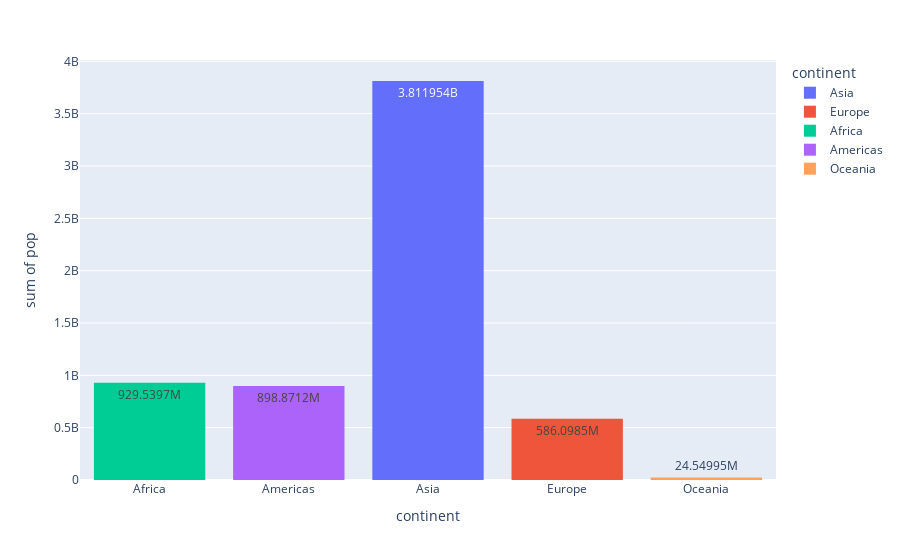

The notebook cell this image was saved under:
### Markdown cell above
## Question 5:

Recreate the barplot below that shows the population of different continents for the year 2007. 

*Hints:*

- Extract the 2007 year data from the dataframe. You have to process the data accordingly
- use [plotly bar](https://plotly.com/python-api-reference/generated/plotly.express.bar)
- Add different colors for different continents
- Sort the order of the continent for the visualisation. Use [axis layout setting](https://plotly.com/python/reference/layout/xaxis/)
- Add text to each bar that represents the population

### Code cell
#load data
df = px.data.gapminder().query("year == 2007")
df.head()

fig = px.histogram(df, x='continent', y='pop', color='continent', text_auto=True)

fig.update_xaxes(categoryorder="category ascending")

fig.show()

### Figure 1 — Plotly figure (JSON) as saved in the notebook; plotly's stock layout.template omitted (floating-point values rounded to 4 significant figures)
{"data": [{"alignmentgroup": "True", "bingroup": "x", "histfunc": "sum", "hovertemplate": "continent=%{x}<br>sum of pop=%{y}<extra></extra>", "legendgroup": "Asia", "marker": {"color": "#636efa", "pattern": {"shape": ""}}, "name": "Asia", "offsetgroup": "Asia", "orientation": "v", "showlegend": true, "texttemplate": "%{value}", "type": "histogram", "x": ["Asia", "Asia", "Asia", "Asia", "Asia", "Asia", "Asia", "Asia", "Asia", "Asia", "Asia", "Asia", "Asia", "Asia", "Asia", "Asia", "Asia", "Asia", "Asia", "Asia", "Asia", "Asia", "Asia", "Asia", "Asia", "Asia", "Asia", "Asia", "Asia", "Asia", "Asia", "Asia", "Asia"], "xaxis": "x", "y": [31889923, 708573, 150448339, 14131858, 1318683096, 6980412, 1110396331, 223547000, 69453570, 27499638, 6426679, 127467972, 6053193, 23301725, 49044790, 2505559, 3921278, 24821286, 2874127, 47761980, 28901790, 3204897, 169270617, 91077287, 27601038, 4553009, 20378239, 19314747, 23174294, 65068149, 85262356, 4018332, 22211743], "yaxis": "y"}, {"alignmentgroup": "True", "bingroup": "x", "histfunc": "sum", "hovertemplate": "continent=%{x}<br>sum of pop=%{y}<extra></extra>", "legendgroup": "Europe", "marker": {"color": "#EF553B", "pattern": {"shape": ""}}, "name": "Europe", "offsetgroup": "Europe", "orientation": "v", "showlegend": true, "texttemplate": "%{value}", "type": "histogram", "x": ["Europe", "Europe", "Europe", "Europe", "Europe", "Europe", "Europe", "Europe", "Europe", "Europe", "Europe", "Europe", "Europe", "Europe", "Europe", "Europe", "Europe", "Europe", "Europe", "Europe", "Europe", "Europe", "Europe", "Europe", "Europe", "Europe", "Europe", "Europe", "Europe", "Europe"], "xaxis": "x", "y": [3600523, 8199783, 10392226, 4552198, 7322858, 4493312, 10228744, 5468120, 5238460, 61083916, 82400996, 10706290, 9956108, 301931, 4109086, 58147733, 684736, 16570613, 4627926, 38518241, 10642836, 22276056, 10150265, 5447502, 2009245, 40448191, 9031088, 7554661, 71158647, 60776238], "yaxis": "y"}, {"alignmentgroup": "True", "bingroup": "x", "histfunc": "sum", "hovertemplate": "continent=%{x}<br>sum of pop=%{y}<extra></extra>", "legendgroup": "Africa", "marker": {"color": "#00cc96", "pattern": {"shape": ""}}, "name": "Africa", "offsetgroup": "Africa", "orientation": "v", "showlegend": true, "texttemplate": "%{value}", "type": "histogram", "x": ["Africa", "Africa", "Africa", "Africa", "Africa", "Africa", "Africa", "Africa", "Africa", "Africa", "Africa", "Africa", "Africa", "Africa", "Africa", "Africa", "Africa", "Africa", "Africa", "Africa", "Africa", "Africa", "Africa", "Africa", "Africa", "Africa", "Africa", "Africa", "Africa", "Africa", "Africa", "Africa", "Africa", "Africa", "Africa", "Africa", "Africa", "Africa", "Africa", "Africa", "Africa", "Africa", "Africa", "Africa", "Africa", "Africa", "Africa", "Africa", "Africa", "Africa", "Africa", "Africa"], "xaxis": "x", "y": [33333216, 12420476, 8078314, 1639131, 14326203, 8390505, 17696293, 4369038, 10238807, 710960, 64606759, 3800610, 18013409, 496374, 80264543, 551201, 4906585, 76511887, 1454867, 1688359, 22873338, 9947814, 1472041, 35610177, 2012649, 3193942, 6036914, 19167654, 13327079, 12031795, 3270065, 1250882, 33757175, 19951656, 2055080, 12894865, 135031164, 798094, 8860588, 199579, 12267493, 6144562, 9118773, 43997828, 42292929, 1133066, 38139640, 5701579, 10276158, 29170398, 11746035, 12311143], "yaxis": "y"}, {"alignmentgroup": "True", "bingroup": "x", "histfunc": "sum", "hovertemplate": "continent=%{x}<br>sum of pop=%{y}<extra></extra>", "legendgroup": "Americas", "marker": {"color": "#ab63fa", "pattern": {"shape": ""}}, "name": "Americas", "offsetgroup": "Americas", "orientation": "v", "showlegend": true, "texttemplate": "%{value}", "type": "histogram", "x": ["Americas", "Americas", "Americas", "Americas", "Americas", "Americas", "Americas", "Americas", "Americas", "Americas", "Americas", "Americas", "Americas", "Americas", "Americas", "Americas", "Americas", "Americas", "Americas", "Americas", "Americas", "Americas", "Americas", "Americas", "Americas"], "xaxis": "x", "y": [40301927, 9119152, 190010647, 33390141, 16284741, 44227550, 4133884, 11416987, 9319622, 13755680, 6939688, 12572928, 8502814, 7483763, 2780132, 108700891, 5675356, 3242173, 6667147, 28674757, 3942491, 1056608, 301139947, 3447496, 26084662], "yaxis": "y"}, {"alignmentgroup": "True", "bingroup": "x", "histfunc": "sum", "hovertemplate": "continent=%{x}<br>sum of pop=%{y}<extra></extra>", "legendgroup": "Oceania", "marker": {"color": "#FFA15A", "pattern": {"shape": ""}}, "name": "Oceania", "offsetgroup": "Oceania", "orientation": "v", "showlegend": true, "texttemplate": "%{value}", "type": "histogram", "x": ["Oceania", "Oceania"], "xaxis": "x", "y": [20434176, 4115771], "yaxis": "y"}], "layout": {"barmode": "relative", "legend": {"title": {"text": "continent"}, "tracegroupgap": 0}, "margin": {"t": 60}, "xaxis": {"anchor": "y", "categoryarray": ["Asia", "Europe", "Africa", "Americas", "Oceania"], "categoryorder": "category ascending", "domain": [0, 1], "title": {"text": "continent"}}, "yaxis": {"anchor": "x", "domain": [0, 1], "title": {"text": "sum of pop"}}}}
